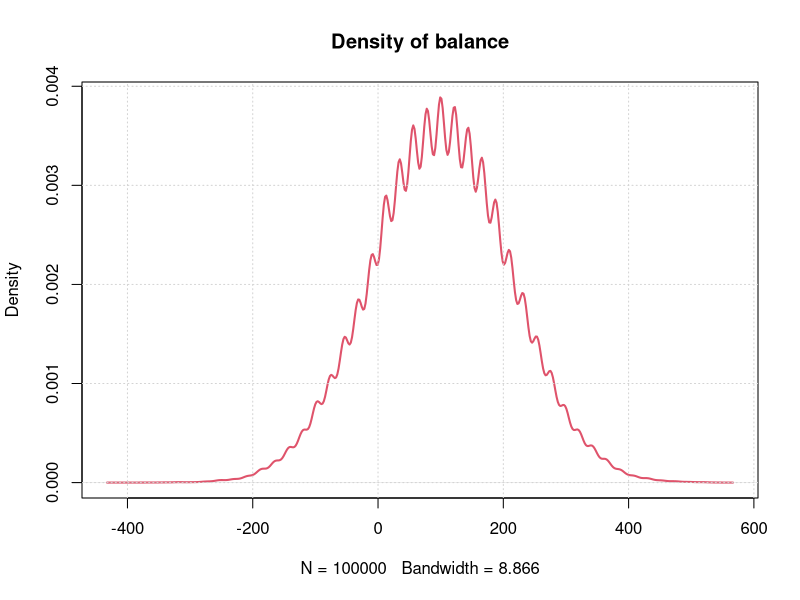

Recreate this plot in R.
## ---- chunk 1
n <- 100000
balance <- replicate(n, sum(sample(c(12, -10), 100, replace=TRUE)))
mean(balance>0)
## ---- chunk 2
quantile(balance, 0.025) #lower
quantile(balance, 0.975) #top
## ---- chunk 3
plot(density(balance), main="Density of balance", lwd = 2, col = 10)
grid()
